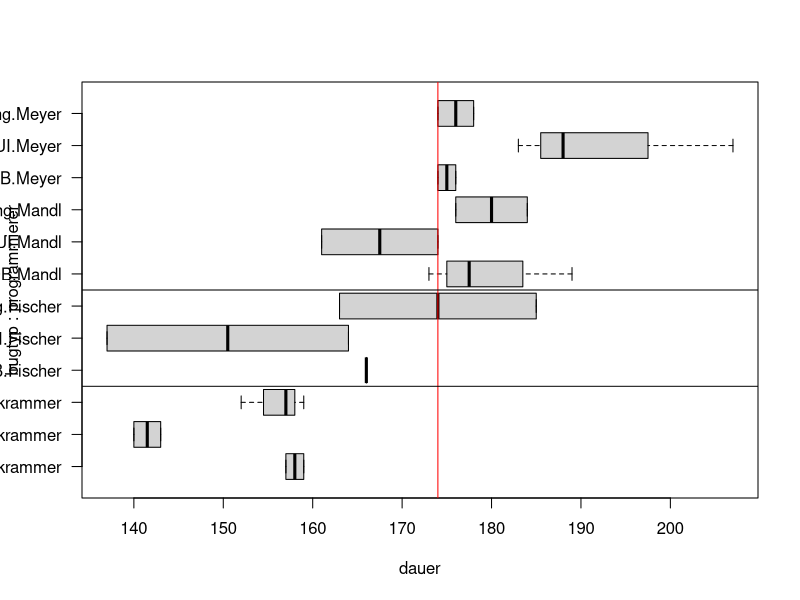
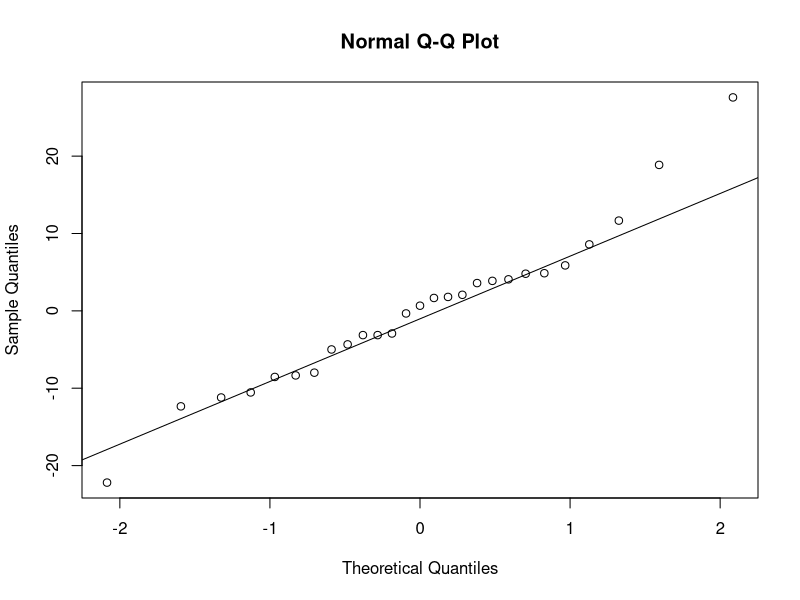

Source code (R) for these figures, in order:
## ---- chunk 1
bugfixes3 = read.table("bugfixes3.csv", header = TRUE)
head(bugfixes3)
any(is.na(bugfixes3))
summary(bugfixes3)
## ---- chunk 2
dim(bugfixes3)
idx = complete.cases(bugfixes3)
bugfixes3 = subset(bugfixes3, idx)
dim(bugfixes3)
## ---- chunk 3
boxplot(dauer ~ bugtyp + programmierer, bugfixes3, las = 1, horizontal = TRUE)
abline(v = median(bugfixes3$dauer), col = "red")
abline(h = c(3.5, 6.5))
## ---- chunk 4
library(car)
leveneTest(dauer ~ programmierer *  bugtyp, data = bugfixes3)
## ---- chunk 5
model = lm(dauer ~ programmierer + bugtyp, data = bugfixes3)
## ---- chunk 6
qqnorm(residuals(model))
qqline(residuals(model))
## ---- chunk 7
summary(model)
library(car)
Anova(model)
## ---- chunk 8
# library(effects)
# plot(allEffects(model))
## ---- chunk 9
library(car)
leveneTest(dauer ~ programmierer * bugtyp, data = bugfixes3)
model2 = lm(dauer ~ programmierer * bugtyp, data = bugfixes3)
summary(model2)
library(car)
Anova(model2)
